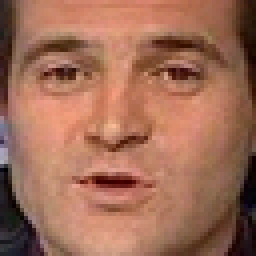
#> input picture cv10/data/test/p11.bmp, 64 x 64 px (shown 4 times larger)
$ jupyter execute main.ipynb
#> lines starting #> are read from the running program, lines starting #| are printed output that depends on the picture
[cell 1]
# made by Martin "Granc3k" Šimon

import cv2
import numpy as np
import matplotlib.pyplot as plt
import os

# PATHs
unknown_path = "./data/unknown.bmp"  # unknown obrázek
known_dir = "./data/test"  # folder se vzory

# Load unknown obrázku a get rozměrů
sample_img = cv2.imread(os.path.join(known_dir, os.listdir(known_dir)[0]))
#> sample_img is the input picture: shape (64, 64, 3); mean B, G, R 86.8, 108.1, 159.7
img_shape = sample_img.shape[:2]  # (výška, šířka) - ignor kanálů (barevné)
#> img_shape = (64, 64)

# Load ostatních dat
known_images = []
image_names = []

for fname in sorted(os.listdir(known_dir)):
    if fname.endswith(".bmp"):
        img = cv2.imread(os.path.join(known_dir, fname))
        img = cv2.resize(img, (img_shape[1], img_shape[0]))  # union velikosti
        img_gray = cv2.cvtColor(img, cv2.COLOR_BGR2GRAY)  # transfer na gray pro PCA
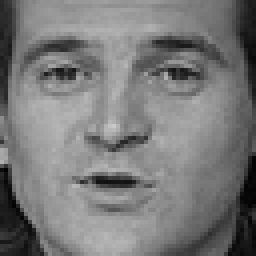
#> img_gray: shape (64, 64) (shown 4 times larger); min 0, max 201, mean 121.1
        known_images.append(img_gray.flatten())  # save jako 1D vektor
        image_names.append(fname)  # name obrázku pro pozdější výpis
#> pass 2 of the loop `for fname in sorted(os.listdir(known_dir)):`:
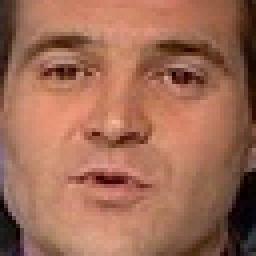
#> input picture cv10/data/test/p12.bmp, 64 x 64 px (shown 4 times larger)
#> img is the input picture: shape (64, 64, 3); mean B, G, R 85.6, 107.2, 159.7
#> `img_gray = cv2.cvtColor(img, cv2.COLOR_BGR2GRAY)`:
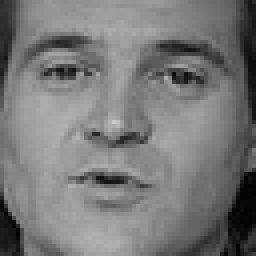
#> img_gray: shape (64, 64) (shown 4 times larger); min 2, max 200, mean 120.5
#> pass 3 of the loop `for fname in sorted(os.listdir(known_dir)):`:
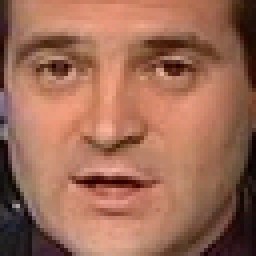
#> input picture cv10/data/test/p13.bmp, 64 x 64 px (shown 4 times larger)
#> img is the input picture: shape (64, 64, 3); mean B, G, R 86.4, 106.9, 157.9
#> `img_gray = cv2.cvtColor(img, cv2.COLOR_BGR2GRAY)`:
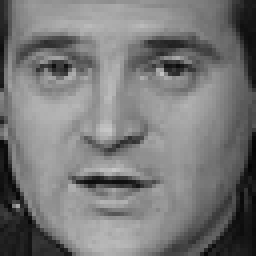
#> img_gray: shape (64, 64) (shown 4 times larger); min 4, max 199, mean 119.8

# Prep dat pro PCAčko
X = np.array(known_images, dtype=np.float32)  # matice, kde každý řádek je 1 obrázek
mean_face = np.mean(X, axis=0)  # průměr všech obrazů
#> mean_face = 4096 values, max 186 at index 2011, min 5.67 at index 3263, mean 120.5
X_centered = X - mean_face  # odcentrování

# PCA calc pomocí eigenvectorů
C = np.cov(X_centered, rowvar=False)  # kovarianční matice
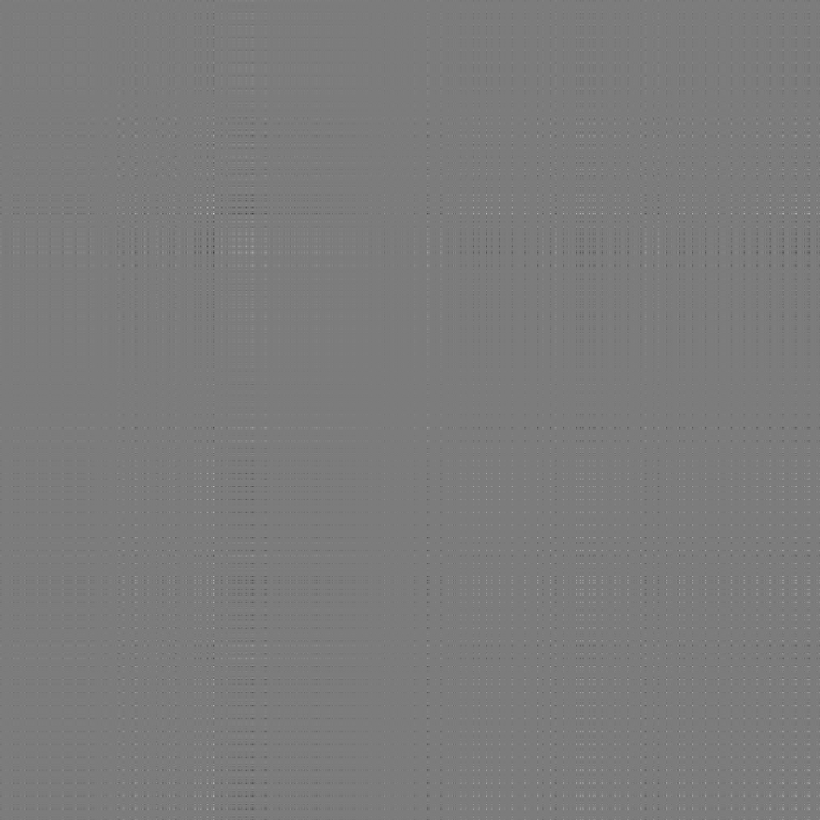
#> C: shape (4096, 4096) float64 (shown at 1/5 size); min -6036.7, max 6346.3, mean 0.4; drawn with min black and max white
eig_vals, eig_vecs = np.linalg.eig(C)  # calc vlastních čísel a vektorů
idx = np.argsort(-eig_vals)  # sort sestupně podle velikosti
#> idx = 4096 values, max 4095 at index 2047, min 0 at index 0, mean 2047.5
eig_vecs = eig_vecs[:, idx]  # přeuspořádáme vektory

# Project do podprostoru
k = 10  # kolik hlavních komponent použít
E = eig_vecs[:, :k]  # první k komponenta
projected_known = np.dot(X_centered, E)  # projekce známých vzorů

# Prep unknown obrázku
unknown_img = cv2.imread(unknown_path)  # load unknown obrázku pro plot
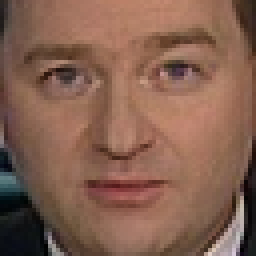
#> input picture cv10/data/unknown.bmp, 64 x 64 px (shown 4 times larger)
#> unknown_img is the input picture: shape (64, 64, 3); mean B, G, R 79.7, 96.1, 132.5
unknown_img = cv2.resize(unknown_img, (img_shape[1], img_shape[0]))
unknown_gray = cv2.cvtColor(unknown_img, cv2.COLOR_BGR2GRAY)
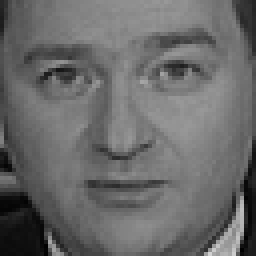
#> unknown_gray: shape (64, 64) (shown 4 times larger); min 1, max 209, mean 105.1
unknown_flat = unknown_gray.flatten().astype(np.float32)
#> unknown_flat = 4096 values, max 209 at index 4084, min 1 at index 3837, mean 105.1
unknown_centered = unknown_flat - mean_face
#> unknown_centered = 4096 values, max 174 at index 4090, min -123.7 at index 3142, mean -15.37
projected_unknown = np.dot(unknown_centered, E)  # projekce do PCA prostoru

# Calc euklidovské vzdálenosti
distances = np.linalg.norm(projected_known - projected_unknown, axis=1)
#> distances = [548.6, 1312.4, 1004.3]
best_match_index = np.argmin(distances)
#> best_match_index = 0
best_match_name = image_names[best_match_index]
#> best_match_name = 'p11.bmp'

# Load obrázku nejlepší schody
best_match_img = cv2.imread(os.path.join(known_dir, best_match_name))
best_match_img = cv2.resize(best_match_img, (img_shape[1], img_shape[0]))

# Plot výsledků
fig, axs = plt.subplots(1, 2, figsize=(10, 5))

axs[0].imshow(cv2.cvtColor(unknown_img, cv2.COLOR_BGR2RGB))
axs[0].set_title("Unknown image")
axs[0].axis("off")

axs[1].imshow(cv2.cvtColor(best_match_img, cv2.COLOR_BGR2RGB))
axs[1].set_title(f"Identifikován: {best_match_name}")
axs[1].axis("off")

plt.tight_layout()
plt.show()
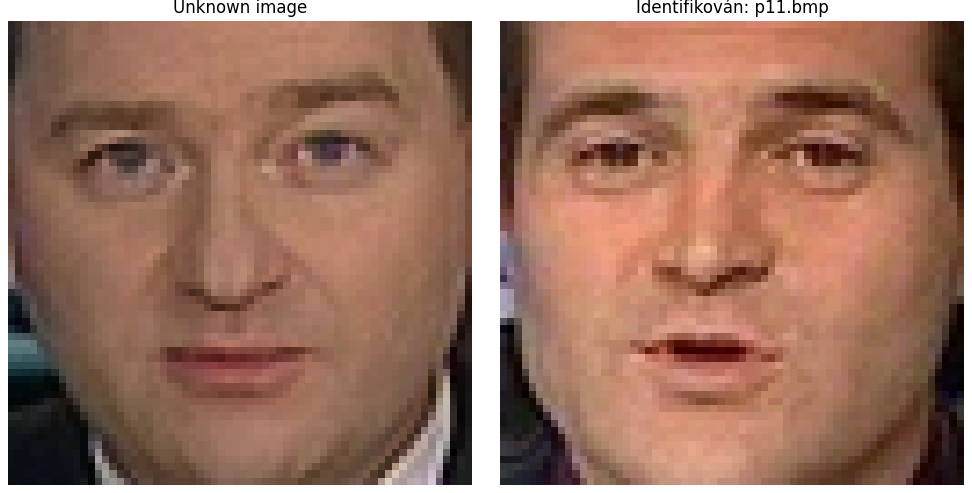
#> figure drawn by matplotlib, 2 panels
